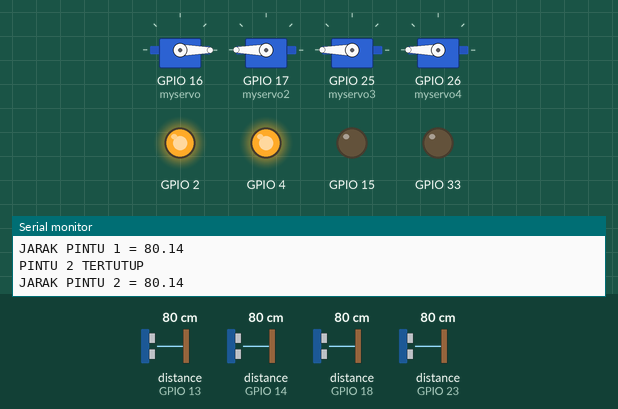
Recording of a sketch running on a simulated ESP32. Parts: 4 × servo, output pins drawn as LEDs (lit = HIGH), the last lines printed to the serial monitor. Wiring (inferred from the names in the program): 4 × ultrasonic range finder: trigger GPIO 5, echo GPIO 23 / trigger GPIO 12, echo GPIO 13 / trigger GPIO 19, echo GPIO 18 / trigger GPIO 27, echo GPIO 14. The test bench sets the inputs (shaded band); at power-on: distance to the obstacle (sensors on GPIO 13, GPIO 14, GPIO 18, GPIO 23) 80 cm. The echo pulse lasts 58.3 µs per cm; WiFi joins after 1.5 s; servers stay silent unless stated; the Firebase database answers and starts empty; pins used as bus, display or sensor lines are not drawn.

Above: at 2.7 s.
2.8 s: distance to the obstacle (sensor on GPIO 13) set to 5 cm
At 3.9 s:
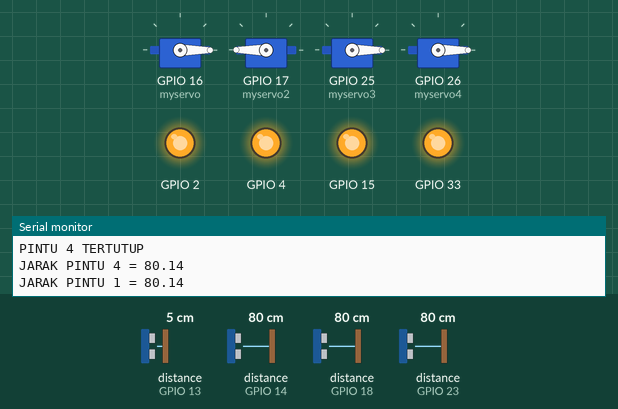
5.9 s: distance to the obstacle (sensor on GPIO 13) set to 2 cm
At 7.0 s:
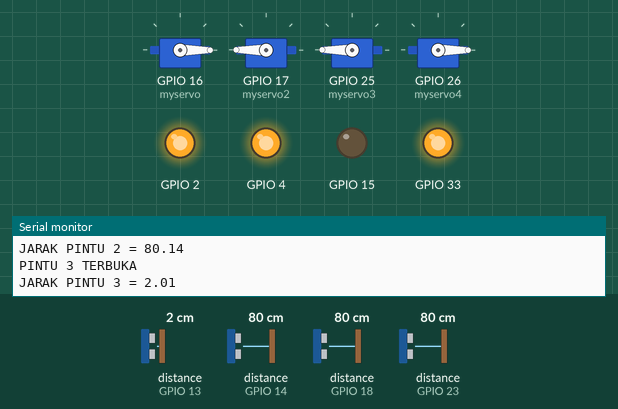
8.1 s: distance to the obstacle (sensor on GPIO 14) set to 5 cm
11.1 s: distance to the obstacle (sensor on GPIO 14) set to 2 cm
At 13.0 s:
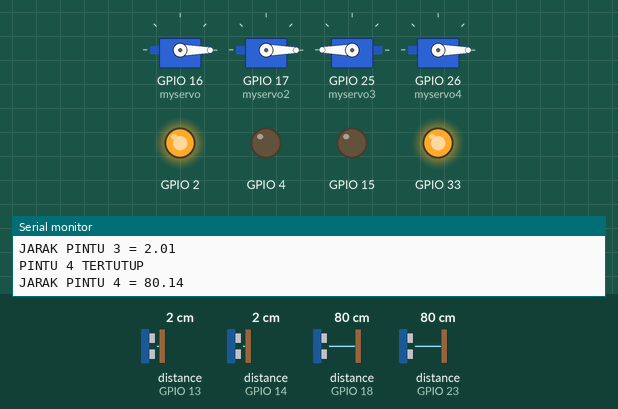
13.3 s: distance to the obstacle (sensor on GPIO 18) set to 5 cm
16.2 s: distance to the obstacle (sensor on GPIO 18) set to 2 cm
At 17.3 s:
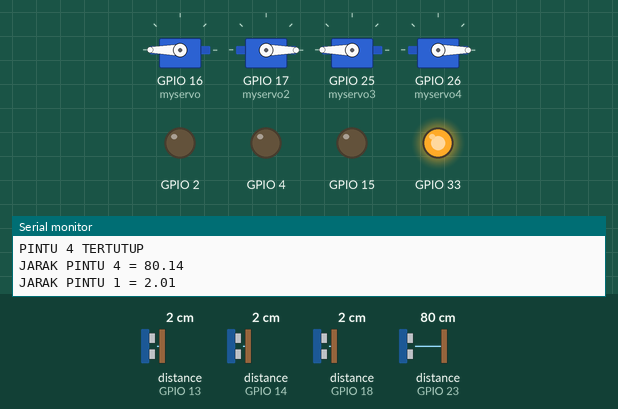
Timing chart, 0 to 19.2 s (numbered marks = the images above; inputs shaded):
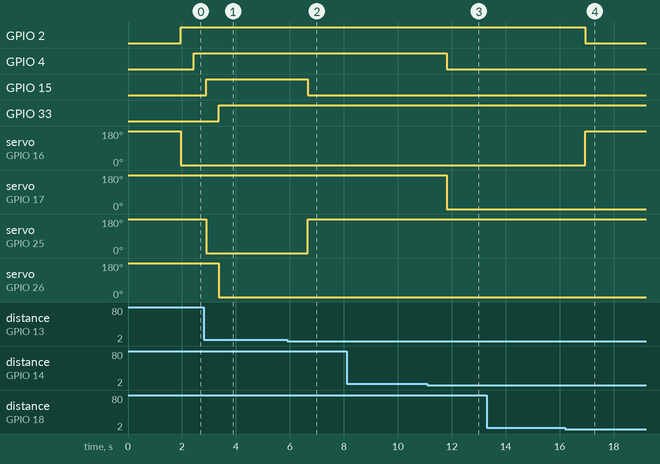

The sketch:

sistem_irigasi.ino
```cpp
#define pinecho1 18
#define pintriger1 19
#define pinecho2 14
#define pintriger2 27
#define pinecho3 13
#define pintriger3 12
#define pinecho4 23
#define pintriger4 5
#include <ESP32Servo.h>
#include <analogWrite.h>
#include <ESP32PWM.h>
#include <WiFi.h>
#include <FirebaseESP32.h>

// Provide the token generation process info.
#include <addons/TokenHelper.h>

// Provide the RTDB payload printing info and other helper functions.
#include <addons/RTDBHelper.h>

#define WIFI_SSID "realme C17"
#define WIFI_PASSWORD "12345678"

#define API_KEY "AIzaSyDyMcWmWEe1Yqcygov6kkYw8MRcW3yNzD8"
#define DATABASE_URL "sistem-irigasi-db158-default-rtdb.asia-southeast1.firebasedatabase.app/"  //<databaseName>.firebaseio.com or <databaseName>.<region>.firebasedatabase.app
#define USER_EMAIL "intanimaniyah01@gmail.com"
#define USER_PASSWORD "secret"

FirebaseData fbdo;

FirebaseAuth auth;
FirebaseConfig config;

Servo myservo;
Servo myservo2;
Servo myservo3;
Servo myservo4;

float JARAK_BATAS = 4;
float read_srf(int pintriger, int pinecho) {
  long durasi;
  float jarak;
  digitalWrite(pintriger, LOW);
  delayMicroseconds(2);
  digitalWrite(pintriger, HIGH);
  delayMicroseconds(10);
  digitalWrite(pintriger, LOW);
  delayMicroseconds(2);

  durasi = pulseIn(pinecho, HIGH);
  jarak = durasi / 58.2;

  return jarak;
}
void setup() {
  Serial.begin(9600);
  Serial.println();
  Serial.println();

  WiFi.begin(WIFI_SSID, WIFI_PASSWORD);
  Serial.print("Connecting to Wi-Fi");
  while (WiFi.status() != WL_CONNECTED) {
    Serial.print(".");
    delay(300);
  }
  Serial.println();
  Serial.print("Connected with IP: ");
  Serial.println(WiFi.localIP());
  Serial.println();

  Serial.printf("Firebase Client v%s\n\n", FIREBASE_CLIENT_VERSION);

  /* Assign the api key (required) */
  config.api_key = API_KEY;

  /* Assign the user sign in credentials */
  auth.user.email = USER_EMAIL;
  auth.user.password = USER_PASSWORD;

  /* Assign the RTDB URL (required) */
  config.database_url = DATABASE_URL;

  /* Assign the callback function for the long running token generation task */
  config.token_status_callback = tokenStatusCallback;  // see addons/TokenHelper.h

  // Or use legacy authenticate method
  // config.database_url = DATABASE_URL;
  // config.signer.tokens.legacy_token = "<database secret>";

  // To connect without auth in Test Mode, see Authentications/TestMode/TestMode.ino

  Firebase.begin(&config, &auth);

  Firebase.reconnectWiFi(true);
  pinMode(pintriger1, OUTPUT);
  pinMode(pinecho1, INPUT);
  pinMode(pintriger2, OUTPUT);
  pinMode(pinecho2, INPUT);
  pinMode(pintriger3, OUTPUT);
  pinMode(pinecho3, INPUT);
  pinMode(pintriger4, OUTPUT);
  pinMode(pinecho4, INPUT);
  myservo.attach(16);
  myservo.write(180);
  myservo2.attach(17);
  myservo2.write(180);
  myservo3.attach(25);
  myservo3.write(180);
  myservo4.attach(26);
  myservo4.write(180);

  pinMode(2, OUTPUT);
  pinMode(4, OUTPUT);
  pinMode(15, OUTPUT);
  pinMode(33, OUTPUT);
}

void loop() {
  if (Firebase.ready()) {
    float jarak = read_srf(pintriger1, pinecho1);
    Firebase.set(fbdo, "controls/pintu_1/ketinggian_air", jarak);
    FirebaseJson json;
    json.set("ketinggian_air", jarak);
    json.set("tanggal/.sv", "timestamp");
    json.set("no_pintu", "pintu_1");
    Firebase.push(fbdo, "ketinggian_air", json);
    Firebase.getString(fbdo, "controls/pintu_1/mode");
    if (fbdo.stringData() == "manual") {
      Firebase.getBool(fbdo, "controls/pintu_1/status");
      if (fbdo.boolData()) {
        // pintu terbuka
        Serial.println("PINTU 1 TERBUKA");
        myservo.write(0);
        digitalWrite(2, HIGH);
      } else {
        // pintu tertutup
        Serial.println("PINTU 1 TERTUTUP");
        myservo.write(180);
        digitalWrite(2, LOW);
      }
    } else {
      // 1
      if (jarak < JARAK_BATAS) {
        myservo.write(180);
        digitalWrite(2, LOW);
      } else {
        myservo.write(0);
        digitalWrite(2, HIGH);
      }
      Serial.print("JARAK PINTU 1 = ");
      Serial.println(jarak);
      delay(15);
    }

    float jarak2 = read_srf(pintriger2, pinecho2);
    Firebase.set(fbdo, "controls/pintu_2/ketinggian_air", jarak2);
    json.set("ketinggian_air", jarak2);
    json.set("tanggal/.sv", "timestamp");
    json.set("no_pintu", "pintu_2");
    Firebase.push(fbdo, "ketinggian_air", json);
    Firebase.getString(fbdo, "controls/pintu_2/mode");
    if (fbdo.stringData() == "manual") {
      Firebase.getBool(fbdo, "controls/pintu_2/status");
      if (fbdo.boolData()) {
        Serial.println("PINTU 2 TERBUKA");
        myservo2.write(180);
        digitalWrite(4, HIGH);
      } else {
        Serial.println("PINTU 2 TERTUTUP");
        myservo2.write(0);
        digitalWrite(4, LOW);
      }
    } else {
      // 2
      if (jarak2 < JARAK_BATAS) {
        Serial.println("PINTU 2 TERBUKA");
        myservo2.write(0);
        digitalWrite(4, LOW);
      } else {
        Serial.println("PINTU 2 TERTUTUP");
        myservo2.write(180);
        digitalWrite(4, HIGH);
      }
      Serial.print("JARAK PINTU 2 = ");
      Serial.println(jarak2);
      delay(15);
    }

    float jarak3 = read_srf(pintriger3, pinecho3);
    Firebase.set(fbdo, "controls/pintu_3/ketinggian_air", jarak3);
    json.set("ketinggian_air", jarak3);
    json.set("tanggal/.sv", "timestamp");
    json.set("no_pintu", "pintu_3");
    Firebase.push(fbdo, "ketinggian_air", json);
    Firebase.getString(fbdo, "controls/pintu_3/mode");
    if (fbdo.stringData() == "manual") {
      Firebase.getBool(fbdo, "controls/pintu_3/status");
      if (fbdo.boolData()) {
        Serial.println("PINTU 3 TERBUKA");
        myservo3.write(0);
        digitalWrite(15, HIGH);
      } else {
        Serial.println("PINTU 3 TERTUTUP");
        myservo3.write(180);
        digitalWrite(15, LOW);
      }
    } else {
      // 3
      Serial.println("PINTU 3 TERBUKA");
      if (jarak3 < JARAK_BATAS) {
        myservo3.write(180);
        digitalWrite(15, LOW);
      } else {
        Serial.println("PINTU 3 TERTUTUP");
        myservo3.write(0);
        digitalWrite(15, HIGH);
      }
      Serial.print("JARAK PINTU 3 = ");
      Serial.println(jarak3);
      delay(15);
    }

    float jarak4 = read_srf(pintriger4, pinecho4);
    Firebase.set(fbdo, "controls/pintu_4/ketinggian_air", jarak4);
    json.set("ketinggian_air", jarak4);
    json.set("tanggal/.sv", "timestamp");
    json.set("no_pintu", "pintu_4");
    Firebase.push(fbdo, "ketinggian_air", json);
    Firebase.getString(fbdo, "controls/pintu_4/mode");
    if (fbdo.stringData() == "manual") {
      Firebase.getBool(fbdo, "controls/pintu_4/status");
      if (fbdo.boolData()) {
        Serial.println("PINTU 4 TERBUKA");
        myservo4.write(0);
        digitalWrite(33, HIGH);
      } else {
        Serial.println("PINTU 4 TERTUTUP");
        myservo4.write(180);
        digitalWrite(33, LOW);
      }
    } else {
      // 4
      if (jarak4 < JARAK_BATAS) {
        Serial.println("PINTU 4 TERBUKA");
        myservo4.write(180);
        digitalWrite(33, LOW);
      } else {
        Serial.println("PINTU 4 TERTUTUP");
        myservo4.write(0);
        digitalWrite(33, HIGH);
      }
      Serial.print("JARAK PINTU 4 = ");
      Serial.println(jarak4);
      delay(15);
    }
  }
}
```

Measured:
- the behaviour switches between 4 and 3 cm on distance to the obstacle (sensor on GPIO 13) (found by bisection; images 1 and 2)
- the behaviour switches between 4 and 3 cm on distance to the obstacle (sensor on GPIO 14) (found by bisection; images 2 and 3)
- the behaviour switches between 4 and 3 cm on distance to the obstacle (sensor on GPIO 18) (found by bisection; images 3 and 4)
- after the input at 5.9 s, GPIO 15: HIGH → LOW after 0.75 s; servo on GPIO 25 (myservo3): 0° → 180° after 0.75 s
- after the input at 11.1 s, GPIO 4: HIGH → LOW after 0.71 s; servo on GPIO 17 (myservo2): 180° → 0° after 0.71 s
- after the input at 16.2 s, GPIO 2: HIGH → LOW after 0.76 s; servo on GPIO 16 (myservo): 0° → 180° after 0.76 s
